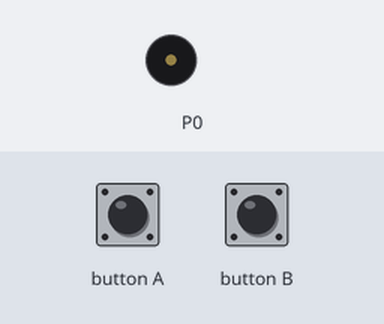
A program run on a simulated BBC micro:bit (MakeCode). On the bench: buzzer (waves = sounding). Inputs (shaded band) come from the test bench.

Above: at 1.2 s.
1.3 s: button A pressed for 0.15 s
At 1.7 s:
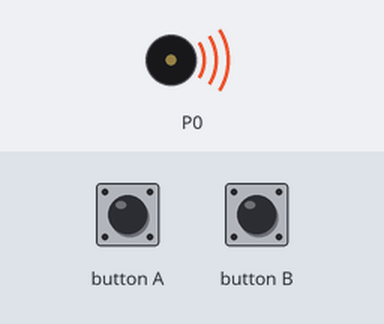
3.9 s: button B pressed for 3.2 s
At 8.3 s:
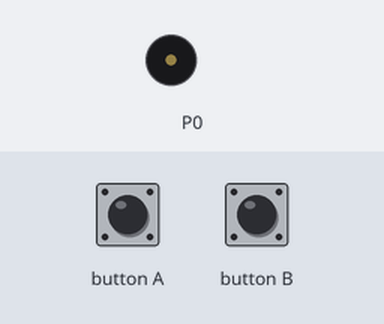
8.6 s: button A pressed for 3.2 s
At 9.0 s:
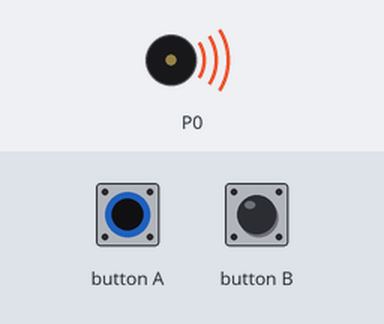
Timing chart, 0 to 13.7 s (numbered marks = the images above; inputs shaded):
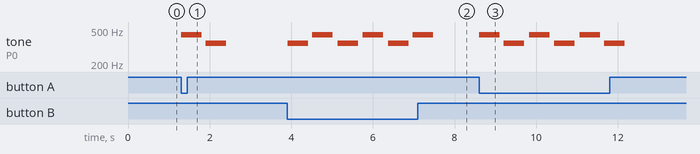

The program:

main.ts
```typescript
function soinua2 () {
    music.playTone(349, music.beat(BeatFraction.Whole))
    basic.pause(100)
    music.playTone(440, music.beat(BeatFraction.Whole))
    basic.pause(100)
}
function soinua1 () {
    music.playTone(440, music.beat(BeatFraction.Whole))
    basic.pause(100)
    music.playTone(349, music.beat(BeatFraction.Whole))
    basic.pause(100)
}
basic.forever(function () {
    if (input.buttonIsPressed(Button.A)) {
        soinua1()
    }
    if (input.buttonIsPressed(Button.B)) {
        soinua2()
    }
})
```

test.ts
```typescript
// aquí va el archivo "tests"; esto no se compilará cuando este paquete se utilice como una extensión.
```

Measured:
- after the input at 1.3 s, tone on P0: silent → 440 Hz at once, → silent 0.50 s later, → 349 Hz 0.11 s later, → silent 0.50 s later
- after the input at 3.9 s, tone on P0: silent → 349 Hz at once, then repeats every 1.2 s: silent 0.11 s, 440 Hz 0.50 s, silent 0.13 s, 349 Hz 0.50 s
- after the input at 8.6 s, tone on P0: silent → 440 Hz at once, then repeats every 1.2 s: silent 0.11 s, 349 Hz 0.50 s, silent 0.13 s, 440 Hz 0.50 s, until it stays silent from 12.2 s
